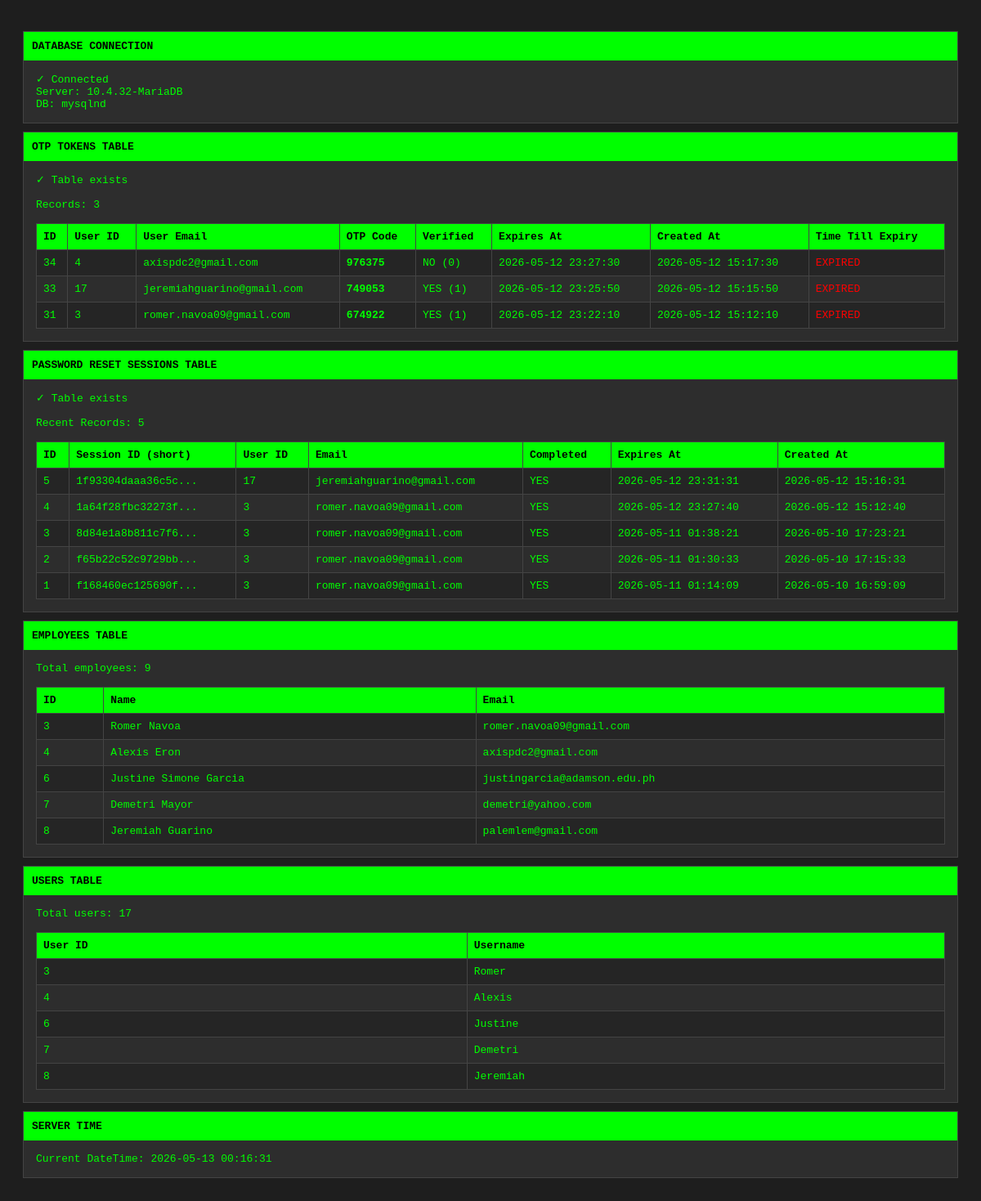
The app's page /Features/debug_flow.php with its own data.
### tables this page shows
CREATE TABLE `employees` (
  `id` int(10) unsigned NOT NULL AUTO_INCREMENT,
  `name` varchar(255) NOT NULL,
  `email` varchar(255) NOT NULL,
  `username` varchar(255) NOT NULL,
  `password` varchar(255) NOT NULL,
  `type` varchar(50) NOT NULL DEFAULT 'Emp',
  `position` varchar(255) NOT NULL,
  `department` varchar(255) NOT NULL,
  `salary` decimal(15,2) NOT NULL DEFAULT 0.00,
  `join_date` date NOT NULL,
  `status` varchar(50) NOT NULL DEFAULT 'Active',
  PRIMARY KEY (`id`)
);

### Features/debug_flow.php (the view, shortened to what this page needs)
<?php
@include __DIR__ . '/../Modules/dbcon.php';
?>
<!DOCTYPE html>
<html>
<head>
</head>
<body>
<div class="section">
    <div class="title">DATABASE CONNECTION</div>
    <?php if ($dbc) { ?>
        <span class="success">✓ Connected</span><br>
        Server: <?php echo mysqli_get_server_info($dbc); ?><br>
        DB: <?php echo mysqli_get_client_info(); ?>
    <?php } else { ?>
        <span class="error">✗ Connection Failed</span>
    <?php } ?>
</div>
<div class="section">
    <div class="title">OTP TOKENS TABLE</div>
    <?php
    $result = mysqli_query($dbc, "SHOW TABLES LIKE 'otp_tokens'");
    if (mysqli_num_rows($result) > 0) {
        echo "<span class='success'>✓ Table exists</span><br><br>";
        $records = mysqli_query($dbc, "SELECT * FROM otp_tokens ORDER BY created_at DESC");
        if (mysqli_num_rows($records) > 0) {
            echo "Records: " . mysqli_num_rows($records) . "<br><br>";
            ?>
            <table>
                <tr>
                    <th>ID</th>
                    <th>User ID</th>
                    <th>User Email</th>
                    <th>OTP Code</th>
                    <th>Verified</th>
                    <th>Expires At</th>
                    <th>Created At</th>
                    <th>Time Till Expiry</th>
                </tr>
                <?php while ($row = mysqli_fetch_assoc($records)) { ?>
                    <tr>
                        <td><?php echo $row['id']; ?></td>
                        <td><?php echo $row['user_id']; ?></td>
                        <td><?php echo htmlspecialchars($row['user_email']); ?></td>
                        <td><strong><?php echo $row['otp_code']; ?></strong></td>
                        <td><?php echo $row['is_verified'] ? 'YES (1)' : 'NO (0)'; ?></td>
                        <td><?php echo $row['expires_at']; ?></td>
                        <td><?php echo $row['created_at']; ?></td>
                        <td>
                            <?php
                            $now = new DateTime('now');
                            $expires = new DateTime($row['expires_at']);
                            $diff = $expires->diff($now);
                            if ($expires > $now) {
                                echo "<span class='success'>" . $diff->format('%i min %s sec remaining') . "</span>";
                            } else {
                                echo "<span class='error'>EXPIRED</span>";
                            }
                            ?>
                        </td>
                    </tr>
                <?php } ?>
            </table>
            <?php
        } else {
            echo "<span class='error'>✗ No OTP records found</span>";
        }
    } else {
        echo "<span class='error'>✗ Table does not exist</span>";
    }
    ?>
</div>
<div class="section">
    <div class="title">PASSWORD RESET SESSIONS TABLE</div>
    <?php
    $result = mysqli_query($dbc, "SHOW TABLES LIKE 'password_reset_sessions'");
    if (mysqli_num_rows($result) > 0) {
        echo "<span class='success'>✓ Table exists</span><br><br>";
        $records = mysqli_query($dbc, "SELECT * FROM password_reset_sessions ORDER BY created_at DESC LIMIT 5");
        if (mysqli_num_rows($records) > 0) {
            echo "Recent Records: " . mysqli_num_rows($records) . "<br><br>";
            ?>
            <table>
                <tr>
                    <th>ID</th>
                    <th>Session ID (short)</th>
                    <th>User ID</th>
                    <th>Email</th>
                    <th>Completed</th>
                    <th>Expires At</th>
                    <th>Created At</th>
                </tr>
                <?php while ($row = mysqli_fetch_assoc($records)) { ?>
                    <tr>
                        <td><?php echo $row['id']; ?></td>
                        <td><?php echo substr($row['session_id'], 0, 16) . '...'; ?></td>
                        <td><?php echo $row['user_id']; ?></td>
                        <td><?php echo htmlspecialchars($row['user_email']); ?></td>
                        <td><?php echo $row['is_completed'] ? 'YES' : 'NO'; ?></td>
                        <td><?php echo $row['expires_at']; ?></td>
                        <td><?php echo $row['created_at']; ?></td>
                    </tr>
                <?php } ?>
            </table>
            <?php
        } else {
            echo "<span class='error'>✗ No session records found</span>";
        }
    } else {
        echo "<span class='error'>✗ Table does not exist</span>";
    }
    ?>
</div>
<div class="section">
    <div class="title">EMPLOYEES TABLE</div>
    <?php
    $result = mysqli_query($dbc, "SELECT COUNT(*) as cnt FROM employees");
    $row = mysqli_fetch_assoc($result);
    echo "Total employees: " . $row['cnt'] . "<br><br>";
    $result = mysqli_query($dbc, "SELECT id, name, email FROM employees WHERE email IS NOT NULL AND email != '' LIMIT 5");
    if (mysqli_num_rows($result) > 0) {
        ?>
        <table>
            <tr>
                <th>ID</th>
                <th>Name</th>
                <th>Email</th>
            </tr>
            <?php while ($row = mysqli_fetch_assoc($result)) { ?>
                <tr>
                    <td><?php echo $row['id']; ?></td>
                    <td><?php echo htmlspecialchars($row['name']); ?></td>
                    <td><?php echo htmlspecialchars($row['email']); ?></td>
                </tr>
            <?php } ?>
        </table>
        <?php
    } else {
        echo "<span class='error'>✗ No employees with emails found</span>";
    }
    ?>
</div>
<div class="section">
    <div class="title">USERS TABLE</div>
    <?php
    $result = mysqli_query($dbc, "SELECT COUNT(*) as cnt FROM users");
    $row = mysqli_fetch_assoc($result);
    echo "Total users: " . $row['cnt'] . "<br><br>";
    $result = mysqli_query($dbc, "SELECT User_id, Username FROM users LIMIT 5");
    if (mysqli_num_rows($result) > 0) {
        ?>
        <table>
            <tr>
                <th>User ID</th>
                <th>Username</th>
            </tr>
            <?php while ($row = mysqli_fetch_assoc($result)) { ?>
                <tr>
                    <td><?php echo $row['User_id']; ?></td>
                    <td><?php echo htmlspecialchars($row['Username']); ?></td>
                </tr>
            <?php } ?>
        </table>
        <?php
    }
    ?>
</div>
<div class="section">
    <div class="title">SERVER TIME</div>
    <?php echo "Current DateTime: " . date('Y-m-d H:i:s'); ?>
</div>
</body>
</html>

### Features/debug_flow.php (style rules this page uses)
body { font-family: monospace; background: #1e1e1e; color: #0f0; padding: 20px; }
.section { background: #2d2d2d; padding: 15px; margin: 10px 0; border: 1px solid #444; }
.title { background: #0f0; color: #000; padding: 10px; font-weight: bold; margin: -15px -15px 15px -15px; }
table { width: 100%; border-collapse: collapse; }
td, th { padding: 8px; border: 1px solid #444; text-align: left; }
th { background: #0f0; color: #000; }
tr:nth-child(even) { background: #252525; }
.error { color: #f00; }
.success { color: #0f0; }

### records on screen
employees: id "3", name "Romer Navoa", email "romer.navoa09@gmail.com"
employees: id "4", name "Alexis Eron", email "axispdc2@gmail.com"
employees: id "6", name "Justine Simone Garcia", email "justingarcia@adamson.edu.ph"
employees: id "7", name "Demetri Mayor", email "demetri@yahoo.com"
employees: id "8", name "Jeremiah Guarino", email "palemlem@gmail.com"

### other values on screen
mysqli_get_server_info($dbc) "10.4.32-MariaDB"
mysqli_get_client_info() "mysqlnd"
mysqli_num_rows($records) "3"
$row['id'] "34"
$row['user_id'] "4"
$row['user_email'] "axispdc2@gmail.com"
$row['otp_code'] "976375"
$row['expires_at'] "2026-05-12 23:27:30"
$row['created_at'] "2026-05-12 15:17:30"
$row['id'] "33"
$row['user_id'] "17"
$row['user_email'] "jeremiahguarino@gmail.com"
$row['otp_code'] "749053"
$row['expires_at'] "2026-05-12 23:25:50"
$row['created_at'] "2026-05-12 15:15:50"
